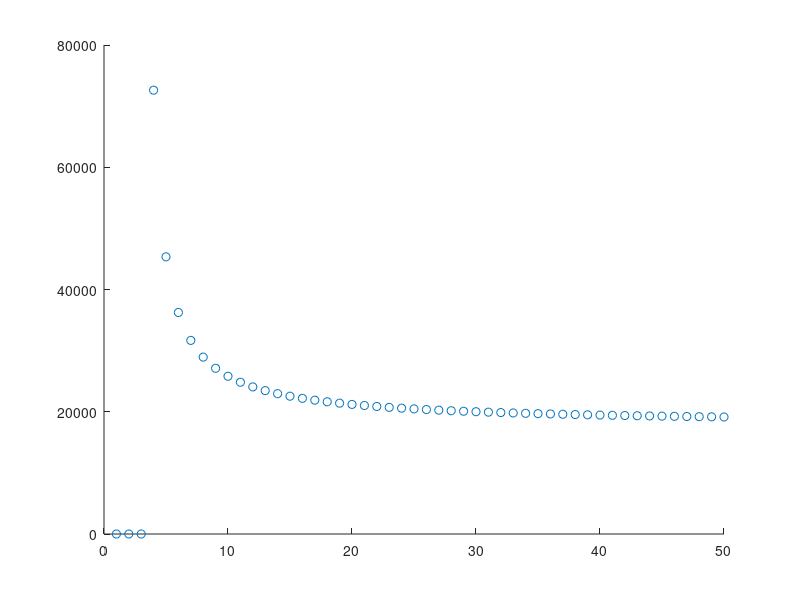

This chart was generated by the following MATLAB code:
T=1000; %total time instants
Q=1;R=1;F=1;V=0;W=1;
alpha=2; %system parameter
S(T)=F; %assumption from paper 
for SNR=4:1:50  %starting at SNR=4 to ensure stability according to condition given in the paper
    for t=T:-1:2
        S(t-1)=((alpha^2)*R*S(t))/(S(t)+R) + Q; % controller ARE iterations
    end
    P(1)=5; %assuming Po, here denoted as P(1)
    for t=1:1:T
        P(t+1)=((alpha^2)*P(t)*(1-(P(t)*SNR)/((P(t)+V)*(1+SNR))))+W; % KF gain calculation
    end
    temp=0;
    for t=2:1:T
        temp=temp+((Q-S(1))*P(t)+(alpha^2)*P(t-1)*S(t)+W*S(t));
    end
    J_opt(SNR)=Q*P(1)+temp; %optimal performance cost value
end
SNR=1:1:50;
%plotting
scatter(SNR,J_opt)
%
% for t=T:-1:2
%         display('here')
%         S(t-1)=((alpha^2)*R*S(t))/(S(t)+R) + Q
% end